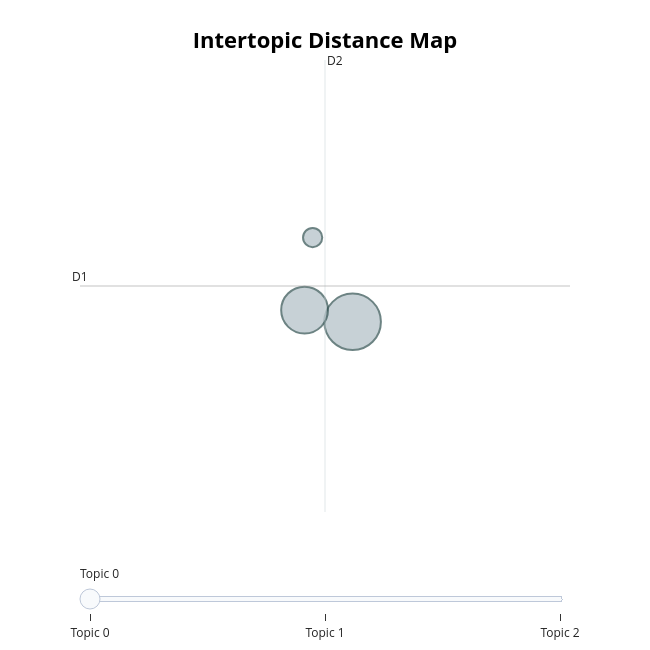

The notebook cell this image was saved under:
### Code cell
topic_model.visualize_topics()

### Figure 1 — Plotly figure (JSON) as saved in the notebook; plotly's stock layout.template omitted (floating-point values rounded to 4 significant figures)
{"data": [{"customdata": [[0, "righteousness | righteous | thou | praise | salvation", 165], [1, "psalm | righteousness | salvation | righteous | prayer", 113], [2, "righteousness | salvation | righteous | praise | commandment", 19]], "hovertemplate": "<b>Topic %{customdata[0]}</b><br>%{customdata[1]}<br>Size: %{customdata[2]}", "legendgroup": "", "marker": {"color": "#B0BEC5", "line": {"color": "DarkSlateGrey", "width": 2}, "size": [165, 113, 19], "sizemode": "area", "sizeref": 0.1031, "symbol": "circle"}, "mode": "markers", "name": "", "orientation": "v", "showlegend": false, "type": "scatter", "x": [-27.68, -28.6, -28.45], "xaxis": "x", "y": [-16.61, -16.46, -15.51], "yaxis": "y"}], "layout": {"annotations": [{"showarrow": false, "text": "D1", "x": -32.89, "y": -16.14, "yshift": 10}, {"showarrow": false, "text": "D2", "x": -28.21, "xshift": 10, "y": -13.18}], "height": 650, "hoverlabel": {"bgcolor": "white", "font": {"family": "Rockwell", "size": 16}}, "legend": {"itemsizing": "constant", "tracegroupgap": 0}, "margin": {"t": 60}, "shapes": [{"line": {"color": "#CFD8DC", "width": 2}, "type": "line", "x0": -28.21, "x1": -28.21, "y0": -19.1, "y1": -13.18}, {"line": {"color": "#9E9E9E", "width": 2}, "type": "line", "x0": -32.89, "x1": -23.53, "y0": -16.14, "y1": -16.14}], "sliders": [{"active": 0, "pad": {"t": 50}, "steps": [{"args": [{"marker.color": [["red", "#B0BEC5", "#B0BEC5"]]}], "label": "Topic 0", "method": "update"}, {"args": [{"marker.color": [["#B0BEC5", "red", "#B0BEC5"]]}], "label": "Topic 1", "method": "update"}, {"args": [{"marker.color": [["#B0BEC5", "#B0BEC5", "red"]]}], "label": "Topic 2", "method": "update"}]}], "title": {"font": {"color": "Black", "size": 22}, "text": "<b>Intertopic Distance Map</b>", "x": 0.5, "xanchor": "center", "y": 0.95, "yanchor": "top"}, "width": 650, "xaxis": {"anchor": "y", "domain": [0, 1], "range": [-32.89, -23.53], "title": {"text": ""}, "visible": false}, "yaxis": {"anchor": "x", "domain": [0, 1], "range": [-19.1, -13.18], "title": {"text": ""}, "visible": false}}}
